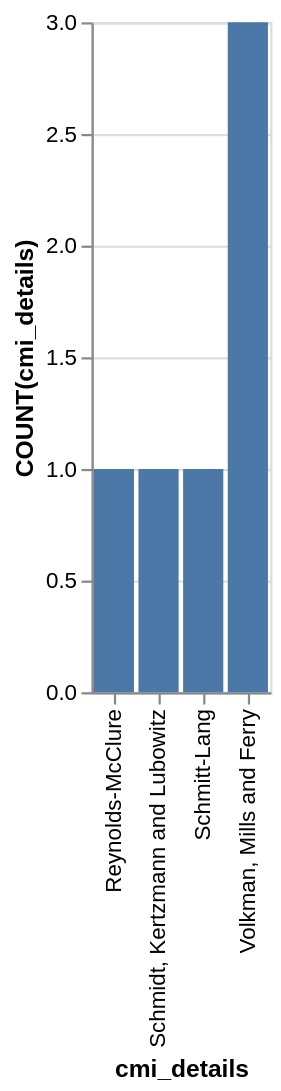

Specify this chart in Vega-Lite:
### Vega-Lite specification from a JSON file in a GitHub repository (floating-point values rounded to 4 significant figures)
{"data": {"values": [{"x_data": "Reynolds-McClure", "y_data": 1}, {"x_data": "Schmidt, Kertzmann and Lubowitz", "y_data": 1}, {"x_data": "Schmitt-Lang", "y_data": 1}, {"x_data": "Volkman, Mills and Ferry", "y_data": 3}]}, "mark": "bar", "encoding": {"x": {"field": "x_data", "type": "nominal", "title": "cmi_details", "sort": {"op": "sum", "field": "y_data", "order": "ascending"}}, "y": {"field": "y_data", "type": "quantitative", "title": "COUNT(cmi_details)"}}}
